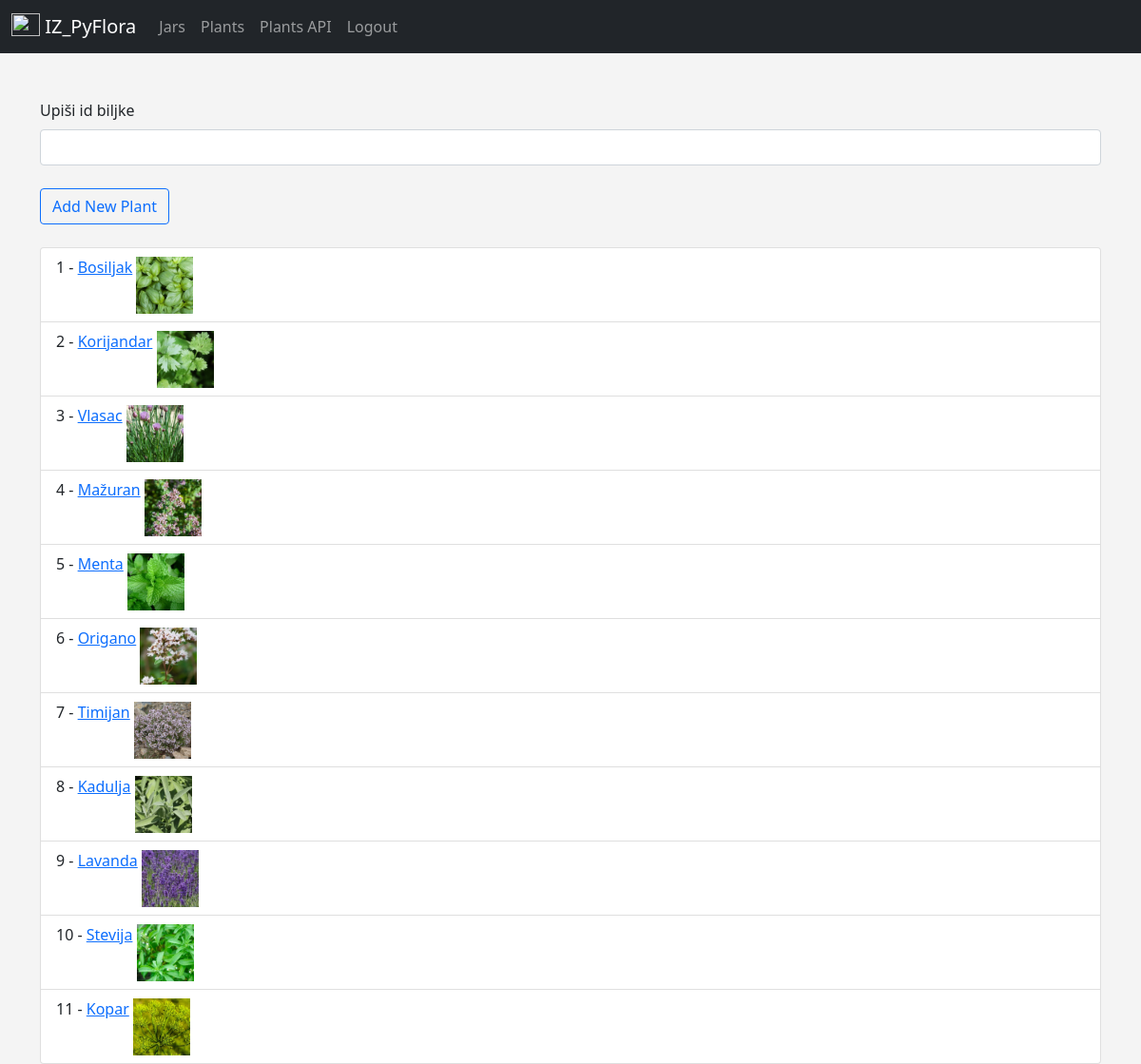
The page /jar/add_plant/1 (signed in) on the database its author committed.
### app/models.py (models this page shows, shortened)
class Plant(db.Model):
    id = db.Column(db.Integer, primary_key=True)
    name = db.Column(db.String(300), nullable=False, default='Plantless')
    photo = db.Column(db.String(300), nullable=False, default='default.jpg')
    details = db.Column(db.Text, default='Malo teksta o biljci ovdje...')
    temperature = db.Column(db.Integer, nullable=False, default=10)
    phf = db.Column(db.Integer, nullable=False, default=7)
    humidity = db.Column(db.Integer, nullable=False, default=44)

### app/routes.py (the view, shortened to what this page needs)
@app.route('/jar/add_plant/<int:jar_id>', methods=['GET', 'POST'])
@login_required
def add_plant(jar_id):
    form = AddPlantForm()
    all_plants = Plant.query.all()
    return render_template('jars/add_plant.html',
                        form=form,
                        all_plants=all_plants)

### app/forms.py
class AddPlantForm(FlaskForm):
    biljka = IntegerField('Upiši id biljke', validators=[DataRequired()])
    submit = SubmitField('Add New Plant')

### app/models.py (called while the page is built)
@login_manager.user_loader
def load_user(user_id):
    return User.query.get(int(user_id))

### app/templates/jars/add_plant.html (shortened to what this page needs)
{% extends 'layout.html' %}
{% block content %}
<form method="POST">
    {{ form.biljka.label(class_="form-label") }}
    {{ form.biljka(class_="form-control") }}
    <br>
    {{ form.submit(class_="btn btn-outline-primary") }}
</form>
<br>
<ul class="list-group">
    {% for plant in all_plants %}
        <li class="list-group-item">
            {{ plant.id }} - <a href="{{ url_for('plant_details', plant_id=plant.id, plant_name=plant.name) }}" target="_blank">{{ plant.name }}</a>
            <img src="{{ url_for('static', filename='pics/' + plant.photo) }}" alt="" width="60" height="60" class="d-inline-block align-text-top">
        </li>
    {% endfor %}
</ul>
{% endblock content %}

### app/static/css/styles.css (style rules this page uses)
body { background: #f4f4f4 }

### rows shown on the page
Plant: id "1", name "Bosiljak", photo (picture)
Plant: id "2", name "Korijandar", photo (picture)
Plant: id "3", name "Vlasac", photo (picture)
Plant: id "4", name "Mažuran", photo (picture)
Plant: id "5", name "Menta", photo (picture)
Plant: id "6", name "Origano", photo (picture)
Plant: id "7", name "Timijan", photo (picture)
Plant: id "8", name "Kadulja", photo (picture)
Plant: id "9", name "Lavanda", photo (picture)
Plant: id "10", name "Stevija", photo (picture)
Plant: id "11", name "Kopar", photo (picture)
